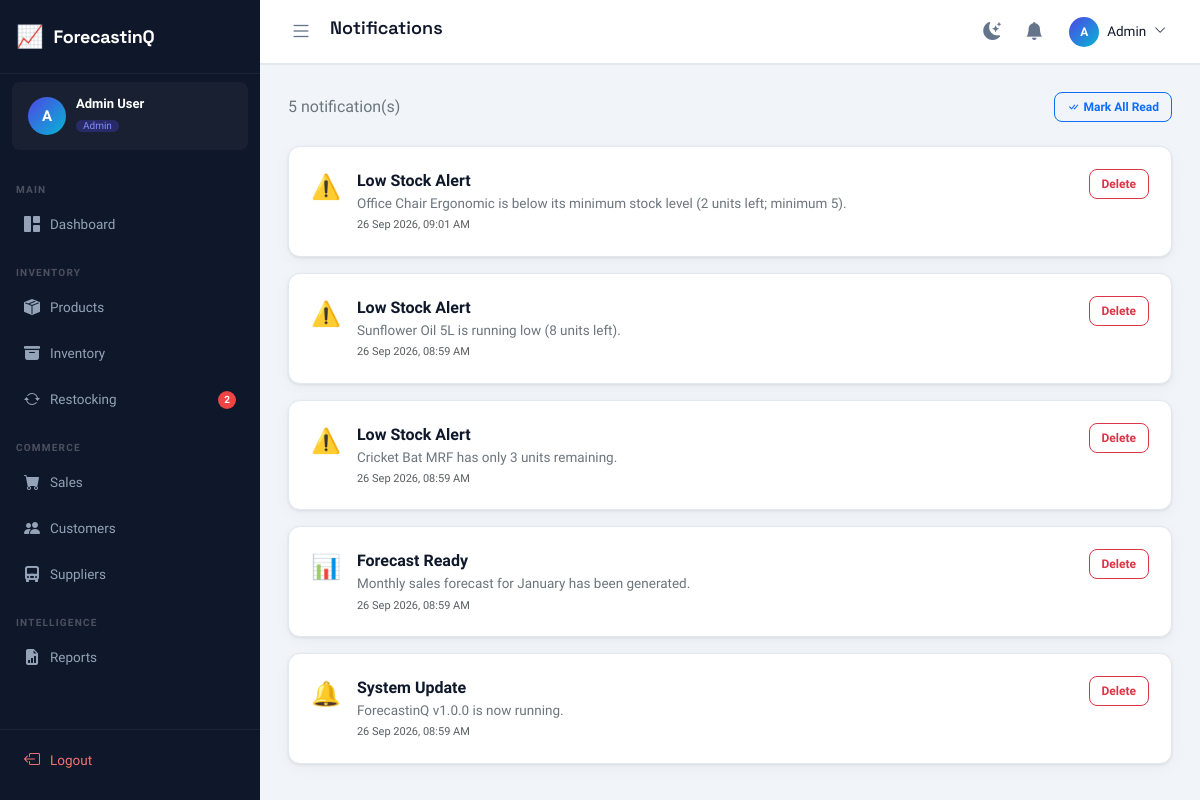
Before: /notifications/ (signed in) with the older database file.
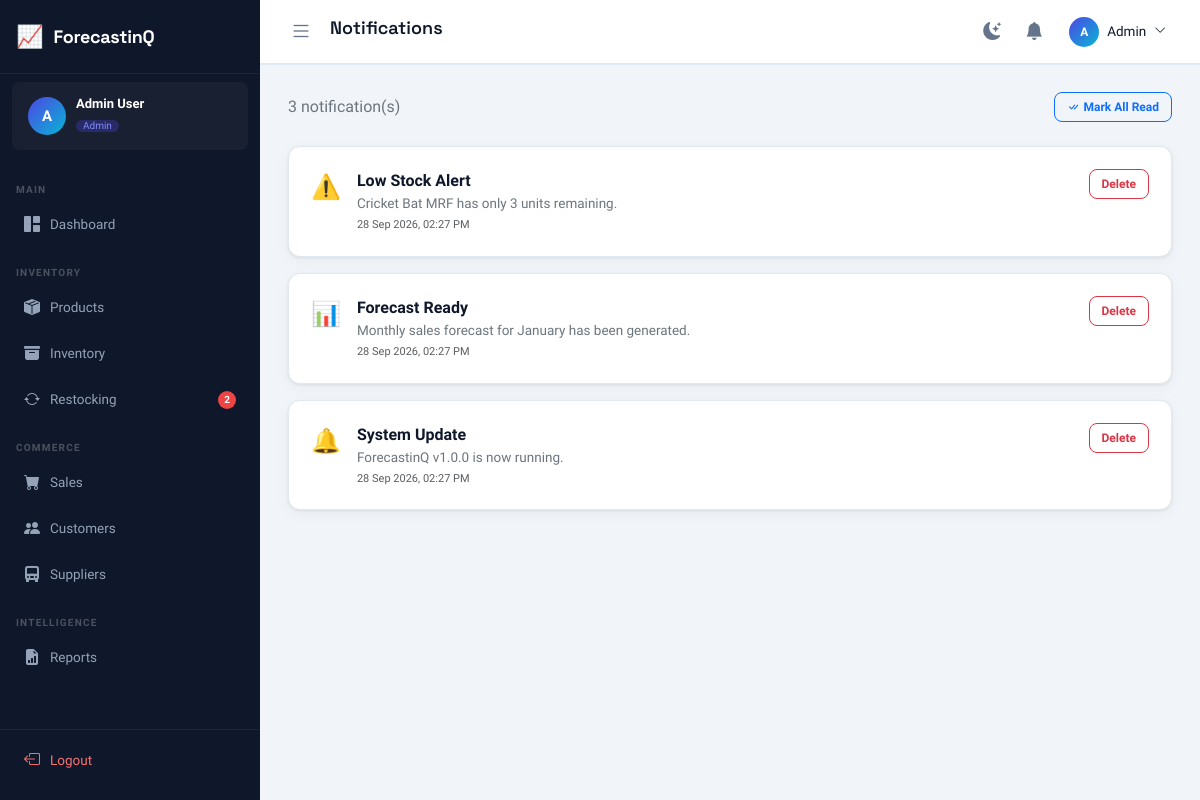
After: the same page with the newer database file.
### tables this page shows
CREATE TABLE notifications (
    id INTEGER PRIMARY KEY AUTOINCREMENT,
    user_id INTEGER,
    type VARCHAR(20) NOT NULL CHECK(type IN ('low_stock','out_of_stock','forecast','sales_target','system')),
    title VARCHAR(200) NOT NULL,
    message TEXT,
    is_read INTEGER DEFAULT 0,
    created_at TIMESTAMP DEFAULT CURRENT_TIMESTAMP,
    FOREIGN KEY (user_id) REFERENCES users(id) ON DELETE CASCADE
);

### blueprints/notifications.py (the view)
@bp.route("/")
@login_required
def index():
    user = get_current_user()
    if request.args.get("mark_all"):
        dbQuery("UPDATE notifications SET is_read=1 WHERE user_id=?", (user["id"],))
        return redirect(url_for("notifications.index"))
    notifications = dbFetchAll(
        "SELECT * FROM notifications WHERE user_id=? ORDER BY created_at DESC", (user["id"],)
    )
    icon_map = {"low_stock": "⚠️", "out_of_stock": "🚨", "forecast": "📊", "sales_target": "🎯", "system": "🔔"}
    for n in notifications:
        n["icon"] = icon_map.get(n["type"], "🔔")
    return render_template(
        "notifications/index.html",
        page_title="Notifications", active_menu="notifications",
        notifications_list=notifications,
    )

### db.py (called while the page is built)
def get_db():
    if "db" not in g:
        g.db = sqlite3.connect(current_app.config["DATABASE_PATH"])
        g.db.row_factory = sqlite3.Row
        g.db.execute("PRAGMA foreign_keys = ON")
    return g.db

def _row_to_dict(row):
    return dict(row) if row is not None else None

def dbFetchAll(sql, params=()):
    cur = get_db().execute(sql, params)
    return [dict(r) for r in cur.fetchall()]

def dbFetchOne(sql, params=()):
    cur = get_db().execute(sql, params)
    row = cur.fetchone()
    return _row_to_dict(row)

### utils.py (called while the page is built)
def is_logged_in() -> bool:
    return bool(session.get("user_id"))

def get_current_user() -> dict:
    return {
        "id": session.get("user_id", 0),
        "name": session.get("user_name", ""),
        "email": session.get("user_email", ""),
        "role": session.get("user_role", ""),
        "username": session.get("username", ""),
    }

def login_required(view):
    @wraps(view)
    def wrapped(*args, **kwargs):
        if not is_logged_in():
            return redirect(url_for("auth.login"))
        return view(*args, **kwargs)
    return wrapped

### templates/notifications/index.html (shortened to what this page needs)
{% extends "base.html" %}
{% block content %}
<div class="d-flex align-items-center justify-content-between mb-4">
    <span class="text-secondary">{{ notifications_list|length }} notification(s)</span>
    <a href="?mark_all=1" class="btn btn-sm btn-outline-primary"><i class="bi bi-check-all me-1"></i>Mark All Read</a>
</div>
<div class="d-flex flex-column gap-3">
{% if not notifications_list %}
    <div class="empty-state"><i class="bi bi-bell-slash"></i><p>No notifications yet.</p></div>
{% else %}
{% for n in notifications_list %}
    <div class="stat-card {{ '' if n.is_read else 'border-start border-4 border-primary' }}" style="--card-color:transparent;">
        <div class="d-flex align-items-start gap-3">
            <span style="font-size:24px;">{{ n.icon }}</span>
            <div class="flex-grow-1">
                <div class="fw-700">{{ n.title }}</div>
                <div class="text-secondary" style="font-size:13.5px;">{{ n.message }}</div>
                <div class="text-muted" style="font-size:11px;margin-top:4px;">{{ fmt_datetime(n.created_at) }}</div>
            </div>
            <div class="d-flex align-items-center gap-2">
                <form action="{{ url_for('notifications.delete', notification_id=n.id) }}" method="POST" style="margin: 0;">
                    <button type="submit" class="btn btn-sm btn-outline-danger" onclick="return confirm('Delete this notification?');">
                        Delete
                    </button>
                </form>
            </div>
        </div>
    </div>
{% endfor %}
{% endif %}
{% endblock %}

Changed rows visible on the page:
removed notifications: icon "⚠️", title "Low Stock Alert", message "Office Chair Ergonomic is below its minimum stock level (2 units left; minimum 5).", created_at "26 Sep 2026, 09:01 AM"
removed notifications: icon "⚠️", title "Low Stock Alert", message "Sunflower Oil 5L is running low (8 units left).", created_at "26 Sep 2026, 08:59 AM"
changed notifications "Low Stock Alert": created_at "26 Sep 2026, 08:59 AM" → "28 Sep 2026, 02:27 PM"
changed notifications "Forecast Ready": created_at "26 Sep 2026, 08:59 AM" → "28 Sep 2026, 02:27 PM"
changed notifications "System Update": created_at "26 Sep 2026, 08:59 AM" → "28 Sep 2026, 02:27 PM"
Other visible differences:
{{ notifications_list|length }}: "5" → "3"
